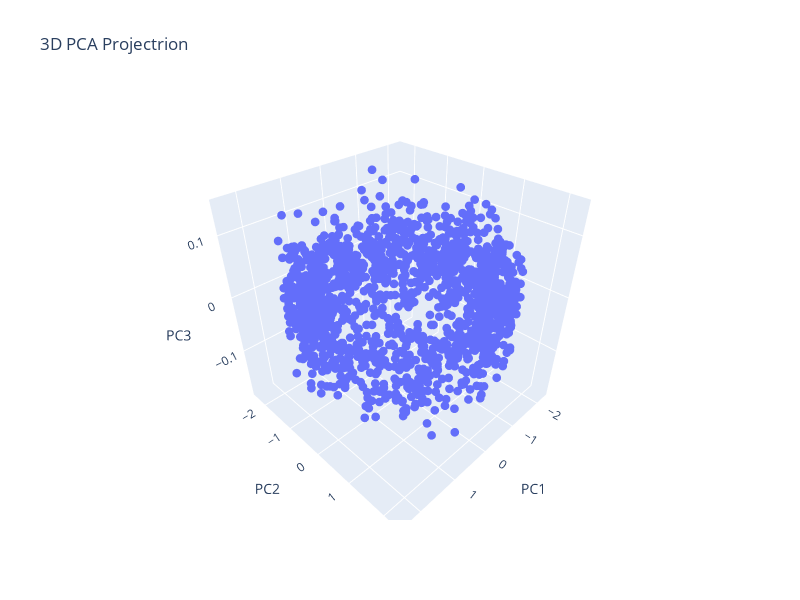

The notebook cell this image was saved under:
### Markdown cell above
### Task 1.1 3D scatter plot

- Task: Create a 3D scatter plot using PC1, PC2, PC3 as axes
- Points: 5
- Expectations: A working 3D scatter plot of the PCA-transformed data (similar in style to the first 3D plot). No further analysis or comments.

### Code cell
# Your code here
fig = px.scatter_3d(
    df_pca,
    x="PC1",
    y="PC2",
    z="PC3",
    title="3D PCA Projectrion"
    # color=df_pca["PC4"],
    # color_continuous_scale="viridis",
    # title="3D PCA Projectrion (color = PC4)",
    # labels={"color": "F4"},
)
fig.update_traces(marker=dict(size=3))
fig.update_layout(width=800, height=600)
fig.show()

### Figure 1 — Plotly figure (JSON) as saved in the notebook; plotly's stock layout.template omitted (floating-point values rounded to 4 significant figures; data arrays with more than 128 entries replaced by an {"elided": "..."} marker saying what was removed)
{"data": [{"hovertemplate": "PC1=%{x}<br>PC2=%{y}<br>PC3=%{z}<extra></extra>", "legendgroup": "", "marker": {"color": "#636efa", "size": 3, "symbol": "circle"}, "mode": "markers", "name": "", "scene": "scene", "showlegend": false, "type": "scatter3d", "x": {"elided": "1500 float values"}, "y": {"elided": "1500 float values"}, "z": {"elided": "1500 float values"}}], "layout": {"height": 600, "legend": {"tracegroupgap": 0}, "scene": {"domain": {"x": [0, 1], "y": [0, 1]}, "xaxis": {"title": {"text": "PC1"}}, "yaxis": {"title": {"text": "PC2"}}, "zaxis": {"title": {"text": "PC3"}}}, "title": {"text": "3D PCA Projectrion"}, "width": 800}}
